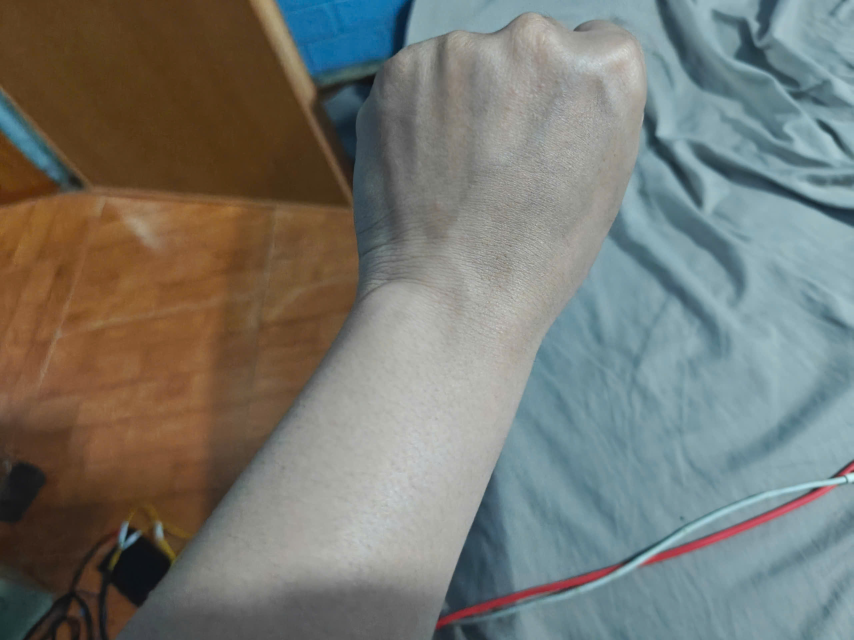
#> input picture anhtrain/1789481263751_2218736876156366009_519481614690241094_927076df5d567510478ff61948262210.jpg, 2560 x 1920 px, found by its file name (shown at 1/3 size); its folder holds 4 pictures in this run
$ python build_user_wrist_dataset.py
#> lines starting #> are read from the running program, lines starting #| are printed output that depends on the picture
import os
import cv2
import numpy as np
import random

random.seed(42)
np.random.seed(42)

SOURCE_DIR = r'e:\VIBANVONGTAY\anhtrain'
DATASET_DIR = r'e:\VIBANVONGTAY\ai_wrist_pipeline\dataset'
TRAIN_IMG_DIR = os.path.join(DATASET_DIR, 'images', 'train')
VAL_IMG_DIR = os.path.join(DATASET_DIR, 'images', 'val')
TRAIN_LBL_DIR = os.path.join(DATASET_DIR, 'labels', 'train')
VAL_LBL_DIR = os.path.join(DATASET_DIR, 'labels', 'val')
PREVIEW_DIR = os.path.join(DATASET_DIR, 'user_preview')

for p in [TRAIN_IMG_DIR, VAL_IMG_DIR, TRAIN_LBL_DIR, VAL_LBL_DIR, PREVIEW_DIR]:
    os.makedirs(p, exist_ok=True)

# 11 Ground-truth annotations on the user's actual wrist photos
ANNOTATIONS = [
    {
        'idx': 0,
        'radial': (0.41, 0.41), 'center': (0.52, 0.44), 'ulnar': (0.66, 0.47),
        'palm': (0.58, 0.25), 'forearm': (0.45, 0.65),
        'bbox': (0.15, 0.05, 0.80, 0.98)
    },
    {
        'idx': 1,
        'radial': (0.46, 0.60), 'center': (0.52, 0.60), 'ulnar': (0.60, 0.59),
        'palm': (0.49, 0.35), 'forearm': (0.50, 0.80),
        'bbox': (0.30, 0.08, 0.68, 0.98)
    },
    {
        'idx': 2,
        'radial': (0.42, 0.52), 'center': (0.51, 0.53), 'ulnar': (0.60, 0.53),
        'palm': (0.51, 0.44), 'forearm': (0.51, 0.75),
        'bbox': (0.32, 0.18, 0.65, 0.98)
    },
    {
        'idx': 3,
        'radial': (0.26, 0.60), 'center': (0.38, 0.60), 'ulnar': (0.50, 0.60),
        'palm': (0.37, 0.73), 'forearm': (0.30, 0.35),
        'bbox': (0.05, 0.05, 0.55, 0.92)
    },
    {
        'idx': 4,
        'radial': (0.34, 0.52), 'center': (0.45, 0.52), 'ulnar': (0.57, 0.52),
        'palm': (0.46, 0.65), 'forearm': (0.43, 0.25),
        'bbox': (0.15, 0.05, 0.70, 0.88)
    },
    {
        'idx': 5,
        'radial': (0.55, 0.43), 'center': (0.55, 0.54), 'ulnar': (0.55, 0.67),
        'palm': (0.70, 0.55), 'forearm': (0.30, 0.56),
        'bbox': (0.05, 0.38, 0.98, 0.75)
    },
    {
        'idx': 6,
        'radial': (0.36, 0.42), 'center': (0.49, 0.45), 'ulnar': (0.63, 0.46),
        'palm': (0.50, 0.30), 'forearm': (0.42, 0.70),
        'bbox': (0.05, 0.05, 0.70, 0.98)
    },
    {
        'idx': 7,
        'radial': (0.05, 0.38), 'center': (0.20, 0.38), 'ulnar': (0.34, 0.38),
        'palm': (0.20, 0.20), 'forearm': (0.24, 0.65),
        'bbox': (0.01, 0.02, 0.40, 0.98)
    },
    {
        'idx': 8,
        'radial': (0.37, 0.51), 'center': (0.50, 0.52), 'ulnar': (0.65, 0.54),
        'palm': (0.55, 0.35), 'forearm': (0.36, 0.72),
        'bbox': (0.05, 0.05, 0.88, 0.98)
    },
    {
        'idx': 9,
        'radial': (0.20, 0.48), 'center': (0.35, 0.48), 'ulnar': (0.50, 0.48),
        'palm': (0.35, 0.38), 'forearm': (0.30, 0.72),
        'bbox': (0.08, 0.10, 0.60, 0.98)
    },
    {
        'idx': 10,
        'radial': (0.35, 0.51), 'center': (0.49, 0.52), 'ulnar': (0.64, 0.52),
        'palm': (0.55, 0.35), 'forearm': (0.30, 0.75),
        'bbox': (0.05, 0.18, 0.95, 0.98)
    }
]

files = sorted([f for f in os.listdir(SOURCE_DIR) if f.lower().endswith(('.jpg', '.jpeg', '.png'))])

def transform_pt(M, pt):
    px, py = pt
    rx = M[0, 0] * px + M[0, 1] * py + M[0, 2]
    ry = M[1, 0] * px + M[1, 1] * py + M[1, 2]
    return (rx, ry)

def augment_sample(img, ann, rot_angle, scale_factor, flip_h, brightness_factor, tx_pct=0, ty_pct=0):
    h, w = img.shape[:2]

    # 1. Flip horizontally if requested (swaps radial and ulnar for mirror hand)
    if flip_h:
        img_work = cv2.flip(img, 1)
        r = (1.0 - ann['radial'][0], ann['radial'][1])
        u = (1.0 - ann['ulnar'][0], ann['ulnar'][1])
        c = (1.0 - ann['center'][0], ann['center'][1])
        p = (1.0 - ann['palm'][0], ann['palm'][1])
        fa = (1.0 - ann['forearm'][0], ann['forearm'][1])
        bx1 = 1.0 - ann['bbox'][2]
        bx2 = 1.0 - ann['bbox'][0]
        bbox = (bx1, ann['bbox'][1], bx2, ann['bbox'][3])
        # Note: when flipped, radial and ulnar anatomical sides switch
        kpts = [u, c, r, p, fa]
    else:
        img_work = img.copy()
        kpts = [ann['radial'], ann['center'], ann['ulnar'], ann['palm'], ann['forearm']]
        bbox = ann['bbox']

    # Convert normalized to pixel coords
    kpts_px = [(pt[0] * w, pt[1] * h) for pt in kpts]
    bx1, by1, bx2, by2 = bbox[0]*w, bbox[1]*h, bbox[2]*w, bbox[3]*h
    box_pts = [(bx1, by1), (bx2, by1), (bx2, by2), (bx1, by2)]

    # 2. Affine rotation + scale + translation
    center_pt = (w / 2.0, h / 2.0)
    M = cv2.getRotationMatrix2D(center_pt, rot_angle, scale_factor)
    M[0, 2] += tx_pct * w
    M[1, 2] += ty_pct * h

    aug_img = cv2.warpAffine(img_work, M, (w, h), flags=cv2.INTER_LINEAR, borderMode=cv2.BORDER_REFLECT)

    # Transform keypoints
    aug_kpts = [transform_pt(M, pt) for pt in kpts_px]
    aug_box_pts = [transform_pt(M, pt) for pt in box_pts]

    # Recompute bounding box
    xs = [pt[0] for pt in aug_box_pts]
    ys = [pt[1] for pt in aug_box_pts]
    new_bx1 = max(0, min(xs))
    new_by1 = max(0, min(ys))
    new_bx2 = min(w - 1, max(xs))
    new_by2 = min(h - 1, max(ys))

    # 3. Adjust brightness & contrast
    if brightness_factor != 1.0:
        aug_img = np.clip(aug_img.astype(np.float32) * brightness_factor, 0, 255).astype(np.uint8)

    # 4. Normalize keypoints and bbox for YOLO
    norm_kpts = []
    for kx, ky in aug_kpts:
        nx = max(0.001, min(0.999, kx / float(w)))
        ny = max(0.001, min(0.999, ky / float(h)))
        norm_kpts.append((nx, ny, 2.0)) # 2 = visible

    bw = (new_bx2 - new_bx1) / float(w)
    bh = (new_by2 - new_by1) / float(h)
    bcx = (new_bx1 + new_bx2) / (2.0 * w)
    bcy = (new_by1 + new_by2) / (2.0 * h)

    bw = max(0.05, min(0.99, bw))
    bh = max(0.05, min(0.99, bh))
    bcx = max(0.01, min(0.99, bcx))
    bcy = max(0.01, min(0.99, bcy))

    # YOLO pose format line:
    # 0 bcx bcy bw bh k1_x k1_y 2 k2_x k2_y 2 ... k5_x k5_y 2
    kpts_str = " ".join([f"{nx:.5f} {ny:.5f} 2" for nx, ny, _ in norm_kpts])
    yolo_line = f"0 {bcx:.5f} {bcy:.5f} {bw:.5f} {bh:.5f} {kpts_str}\n"

    return aug_img, yolo_line, (new_bx1, new_by1, new_bx2, new_by2), aug_kpts

# Generate comprehensive augmentations
sample_counter = 0
train_count = 0
val_count = 0

angles = [-25, -15, -8, 0, 8, 15, 25]
scales = [0.90, 1.00, 1.10]
flips = [False, True]
brightness_list = [0.88, 1.00, 1.15]

# Resize images to 640x640 for fast, high-resolution training
TARGET_SIZE = 640

for ann in ANNOTATIONS:
    idx = ann['idx']
    fname = files[idx]
    orig_img = cv2.imread(os.path.join(SOURCE_DIR, fname))
#> orig_img is the input picture: shape (1920, 2560, 3); mean B, G, R 112.9, 119.4, 118
    if orig_img is None:
        continue

    # 1. Base unaugmented version
    for flip in flips:
        for rot in angles:
            for sc in [1.0]:
                for br in [0.92, 1.08]:
                    aug_img, yolo_line, bbox_px, kpts_px = augment_sample(
                        orig_img, ann, rot_angle=rot, scale_factor=sc, flip_h=flip, brightness_factor=br
                    )

                    # Resize to target size for training
                    h, w = aug_img.shape[:2]
                    resized_img = cv2.resize(aug_img, (TARGET_SIZE, TARGET_SIZE))

                    # 80/20 train/val split
                    is_val = (sample_counter % 5 == 0)
                    split_dir = VAL_IMG_DIR if is_val else TRAIN_IMG_DIR
                    lbl_dir = VAL_LBL_DIR if is_val else TRAIN_LBL_DIR
                    prefix = 'val' if is_val else 'train'

                    img_name = f"{prefix}_user_wrist_{sample_counter:04d}.jpg"
                    lbl_name = f"{prefix}_user_wrist_{sample_counter:04d}.txt"

                    cv2.imwrite(os.path.join(split_dir, img_name), resized_img, [cv2.IMWRITE_JPEG_QUALITY, 95])
                    with open(os.path.join(lbl_dir, lbl_name), 'w') as f:
                        f.write(yolo_line)

                    # Save first 8 previews
                    if sample_counter < 8:
                        pv = resized_img.copy()
                        # Draw keypoints on preview
                        parts = yolo_line.strip().split()
                        bcx, bcy, bw, bh = [float(x) for x in parts[1:5]]
                        bx1 = int((bcx - bw/2) * TARGET_SIZE)
                        by1 = int((bcy - bh/2) * TARGET_SIZE)
                        bx2 = int((bcx + bw/2) * TARGET_SIZE)
                        by2 = int((bcy + bh/2) * TARGET_SIZE)
                        cv2.rectangle(pv, (bx1, by1), (bx2, by2), (255, 255, 0), 2)

                        kpts = []
                        for ki in range(5):
                            kx = int(float(parts[5 + ki*3]) * TARGET_SIZE)
                            ky = int(float(parts[6 + ki*3]) * TARGET_SIZE)
                            kpts.append((kx, ky))
                            cv2.circle(pv, (kx, ky), 7, (0, 255, 255), -1)
                        # Draw wrist line
                        cv2.line(pv, kpts[0], kpts[2], (0, 0, 255), 3)
                        # Draw arm axis
                        cv2.line(pv, kpts[3], kpts[4], (0, 255, 0), 2)
                        cv2.imwrite(os.path.join(PREVIEW_DIR, f"preview_{sample_counter:02d}.jpg"), pv)

                    if is_val:
                        val_count += 1
                    else:
                        train_count += 1
                    sample_counter += 1
#> this loop made 2 passes
#> pass 1, in augment_sample, `aug_img = cv2.warpAffine(img_work, M, (w, h), flags=cv2.INTER_LINEAR, ..`:
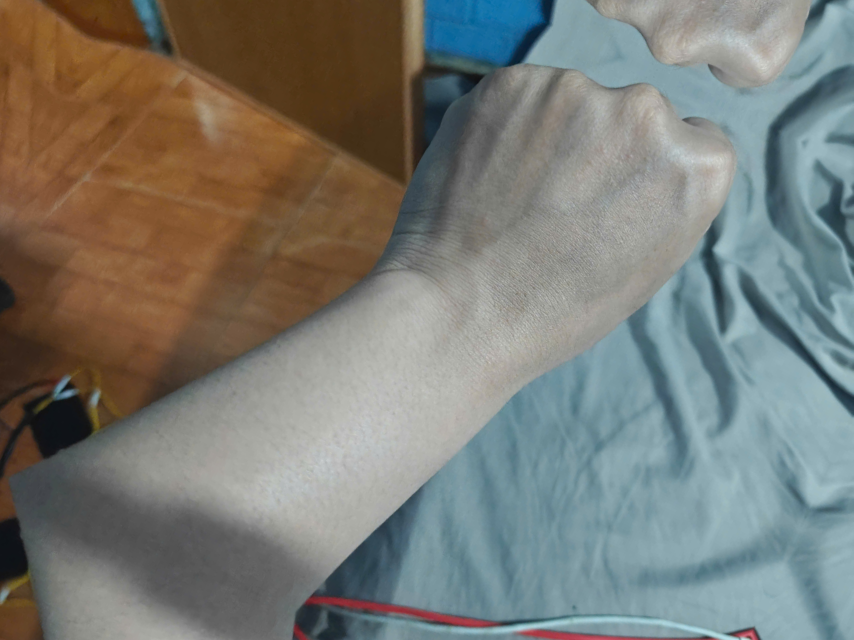
#> aug_img: shape (1920, 2560, 3) (shown at 1/3 size); mean B, G, R 116.3, 122.7, 121.6
#> pass 1, `cv2.imwrite(os.path.join(split_dir, img_name), resized_img, [cv2.IMWRI..`:
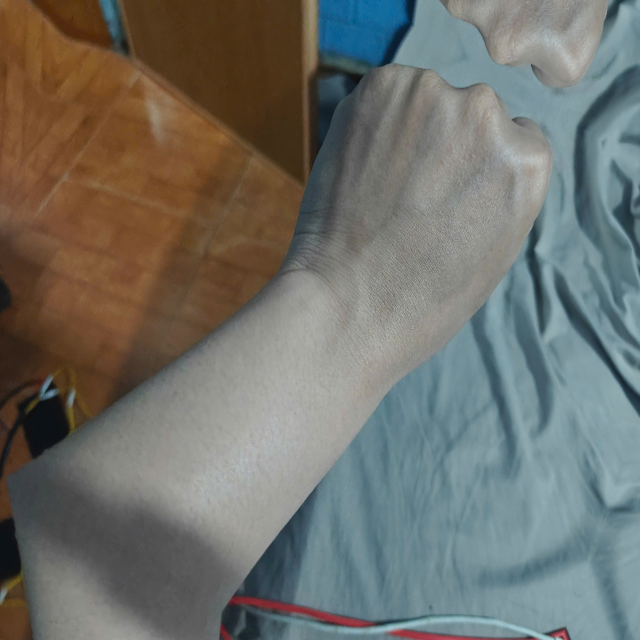
#> saved as val_user_wrist_0000.jpg: shape (640, 640, 3); mean B, G, R 106.7, 112.6, 111.6
#> pass 1, `cv2.imwrite(os.path.join(PREVIEW_DIR, f"preview_{sample_counter:02d}.j..`:
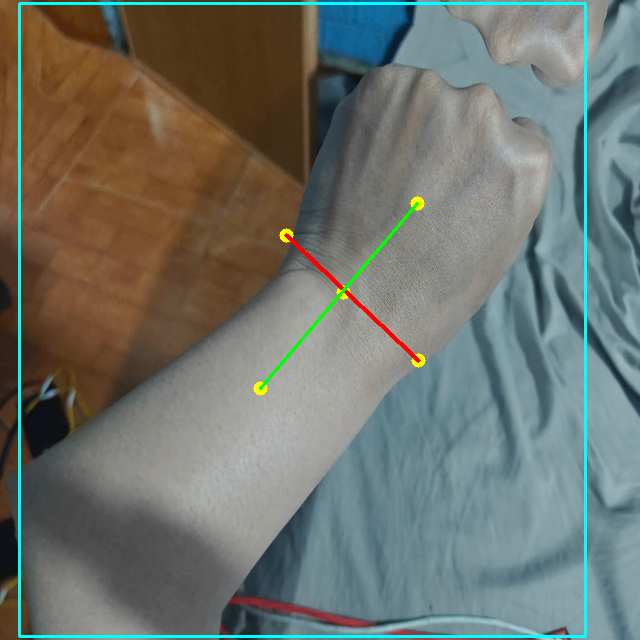
#> saved as preview_00.jpg: shape (640, 640, 3); mean B, G, R 108.8, 115.4, 109.9
#> after the loop:
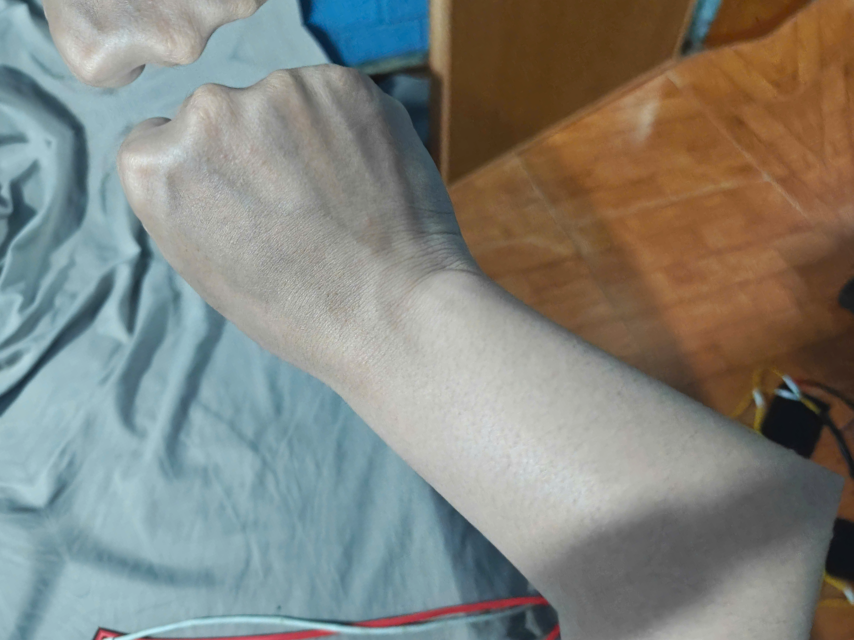
#> aug_img: shape (1920, 2560, 3) (shown at 1/3 size); mean B, G, R 125.1, 132, 130.8
#> after the loop:
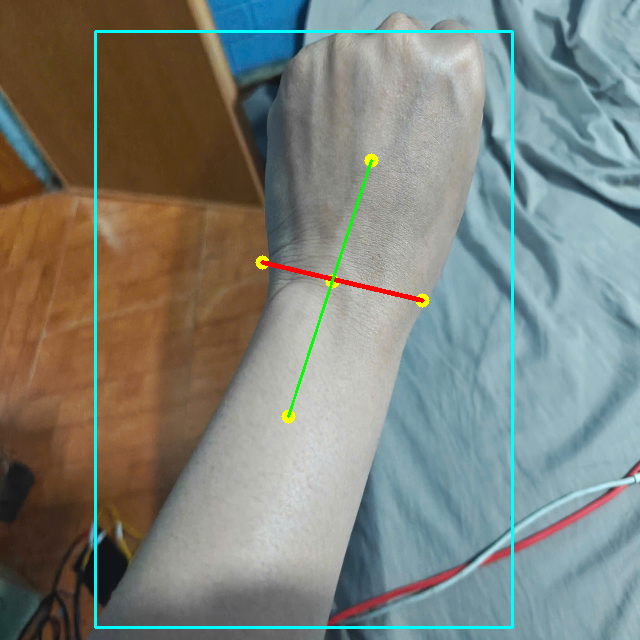
#> pv: shape (640, 640, 3); mean B, G, R 122.9, 130.6, 125.4
#> pass 2 of the loop `for ann in ANNOTATIONS:`:
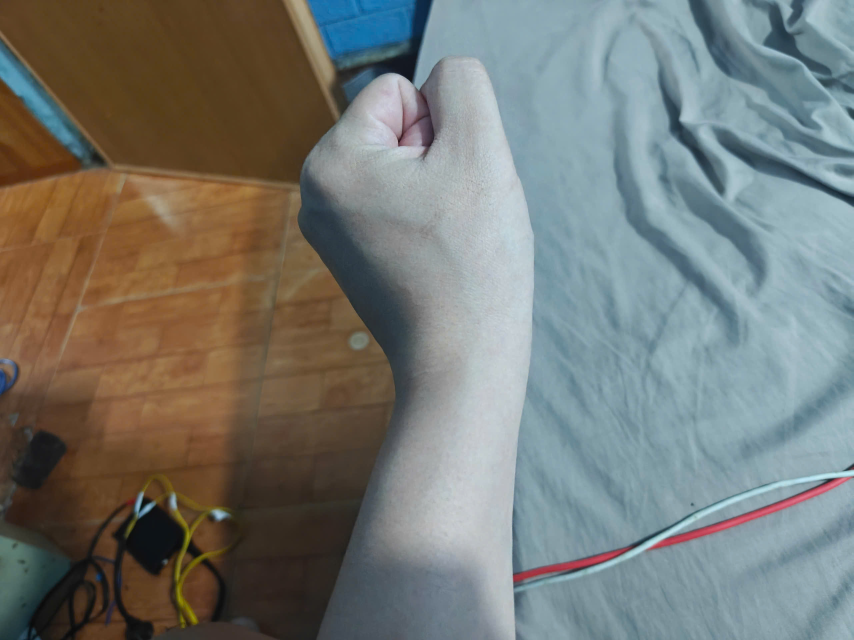
#> input picture anhtrain/1789481263831_2218736876156366009_519481614690241094_b265a55eda3c30f5adac3ecdd051f22c.jpg, 2560 x 1920 px, found by its file name (shown at 1/3 size)
#> orig_img is the input picture: shape (1920, 2560, 3); mean B, G, R 115.6, 120.6, 117.9
#> the loop `for flip in flips:` made 2 passes
#> pass 1, `cv2.imwrite(os.path.join(split_dir, img_name), resized_img, [cv2.IMWRI..`:
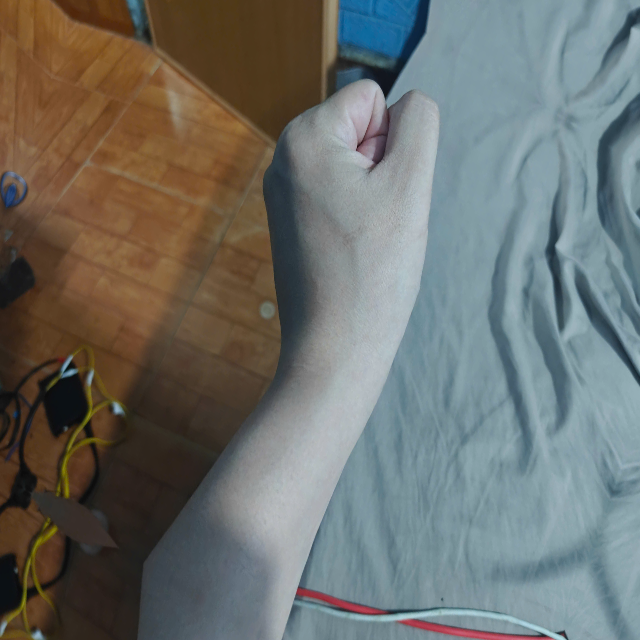
#> saved as train_user_wrist_0028.jpg: shape (640, 640, 3); mean B, G, R 107.2, 111.5, 109.1
#> after the loop `for flip in flips:`:
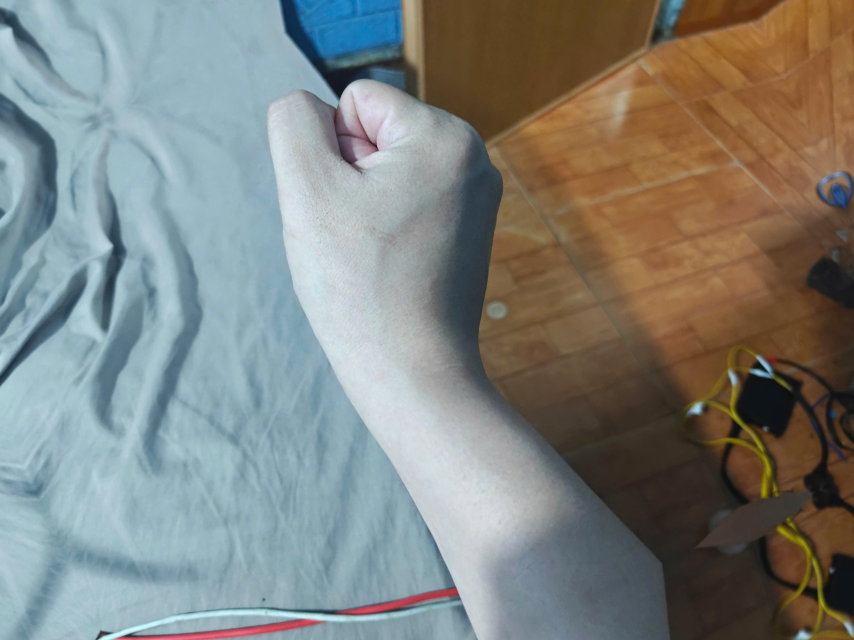
#> aug_img: shape (1920, 2560, 3) (shown at 1/3 size); mean B, G, R 125.7, 130.8, 128
#> pass 3 of the loop `for ann in ANNOTATIONS:`:
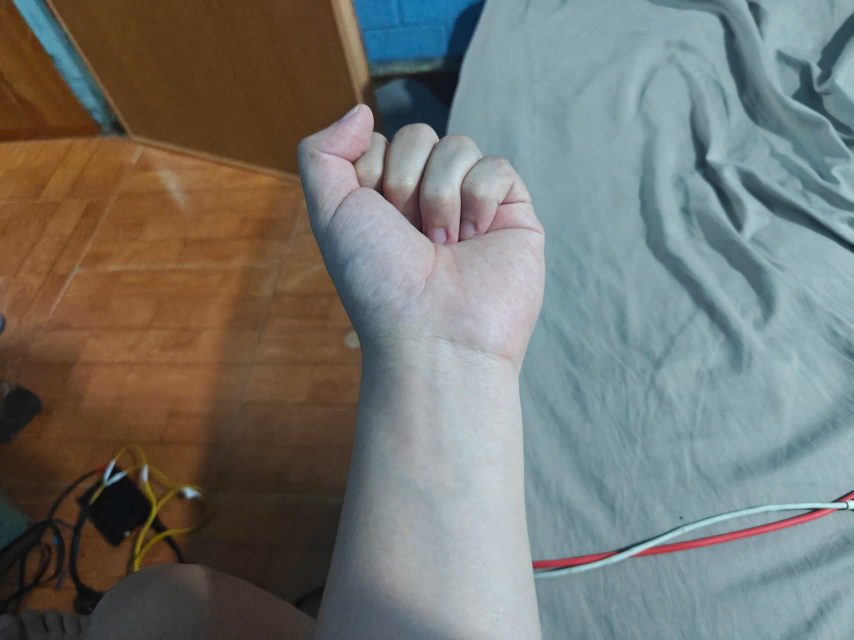
#> input picture anhtrain/1789481263917_2218736876156366009_519481614690241094_c9c3605e909ded06f79a15a8e4116860.jpg, 2560 x 1920 px, found by its file name (shown at 1/3 size)
#> orig_img is the input picture: shape (1920, 2560, 3); mean B, G, R 112.4, 117.6, 116
#> the loop `for flip in flips:` made 2 passes
#> pass 1, `cv2.imwrite(os.path.join(split_dir, img_name), resized_img, [cv2.IMWRI..`:
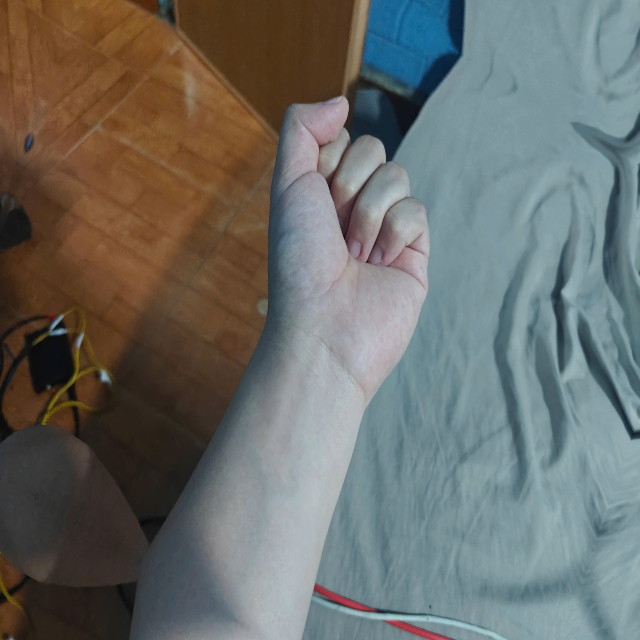
#> saved as train_user_wrist_0056.jpg: shape (640, 640, 3); mean B, G, R 105.1, 109.1, 106.8
#> after the loop `for flip in flips:`:
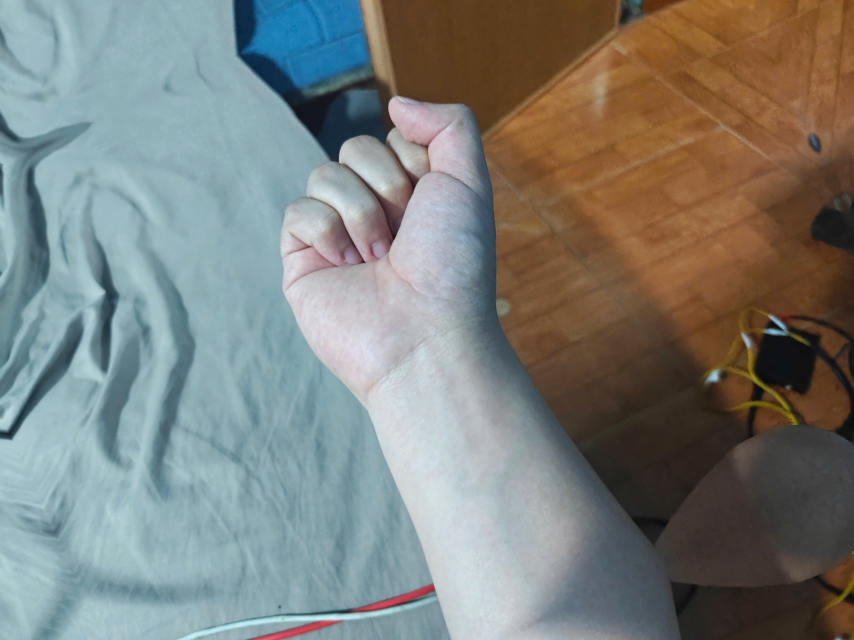
#> aug_img: shape (1920, 2560, 3) (shown at 1/3 size); mean B, G, R 123.3, 127.9, 125.2
#> (the run stopped early here; a loop or call above may not have finished)
